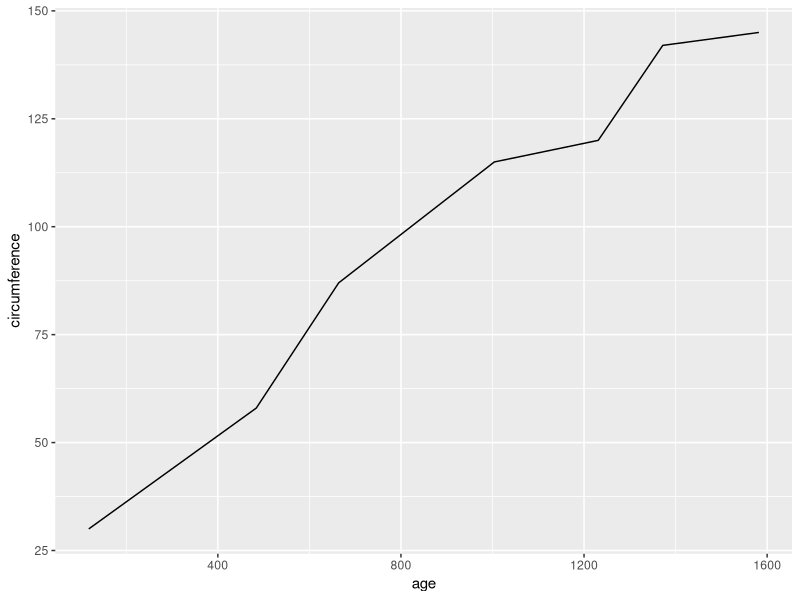
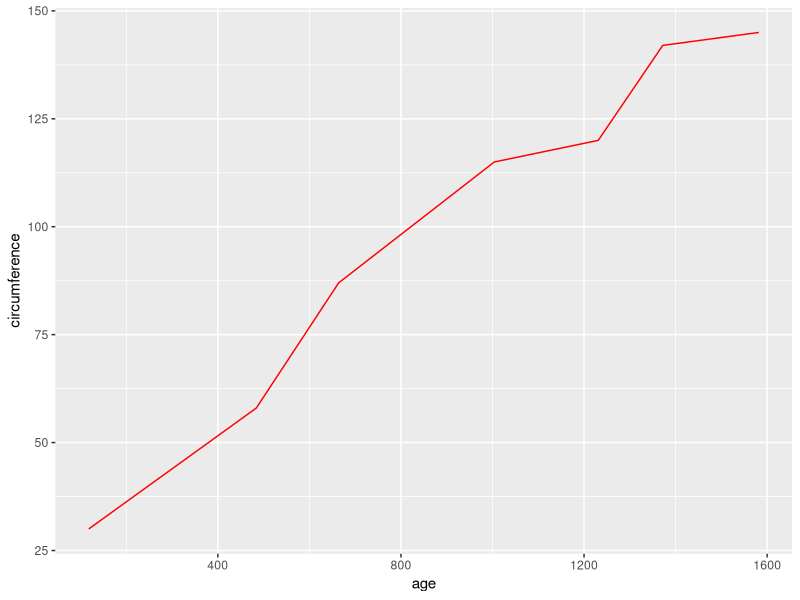
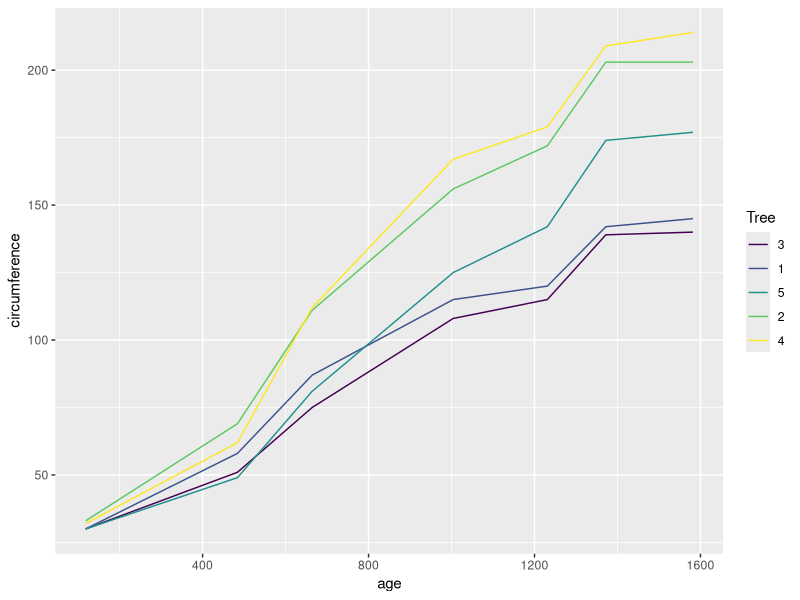
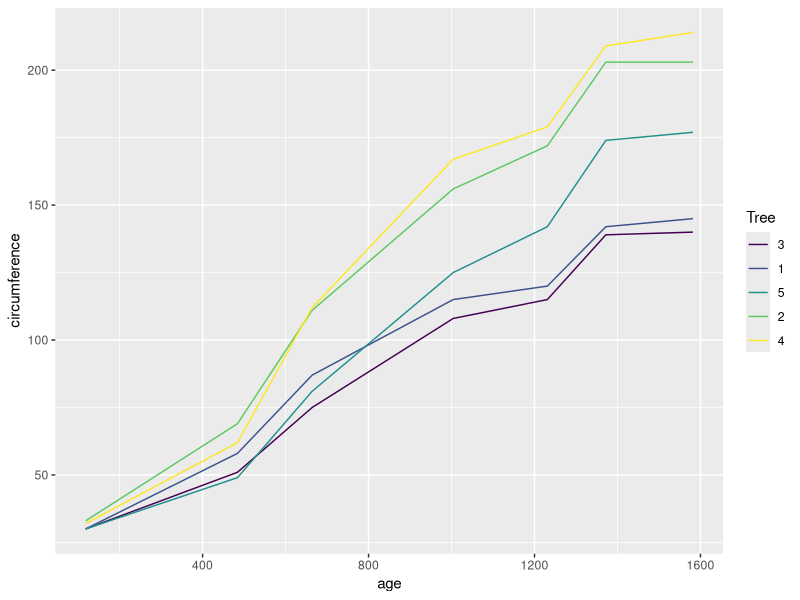
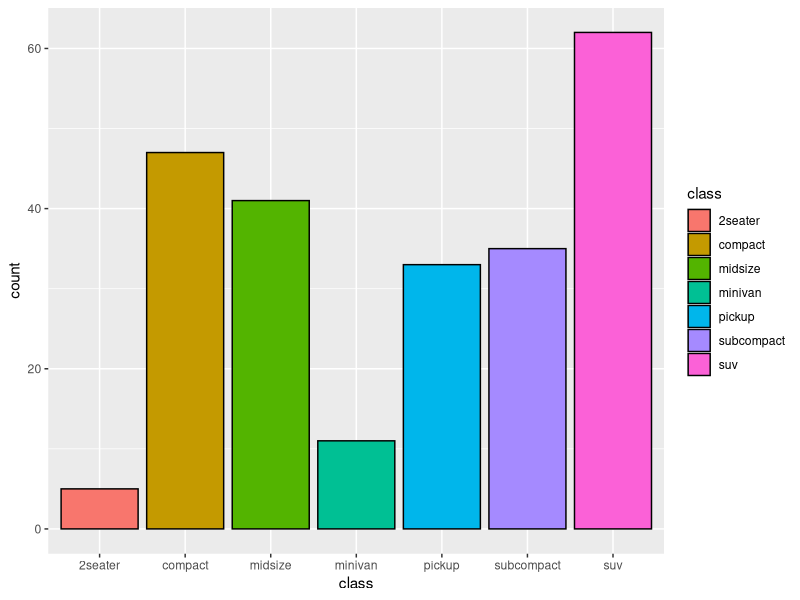
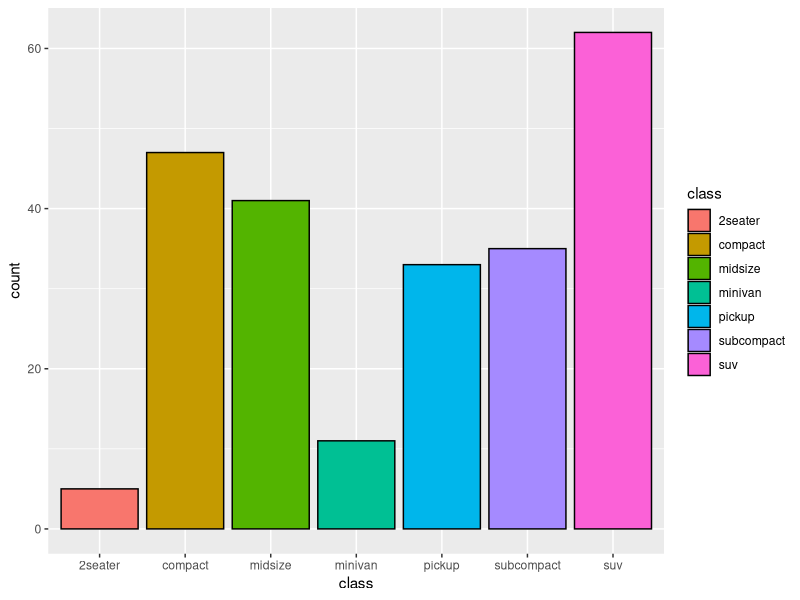
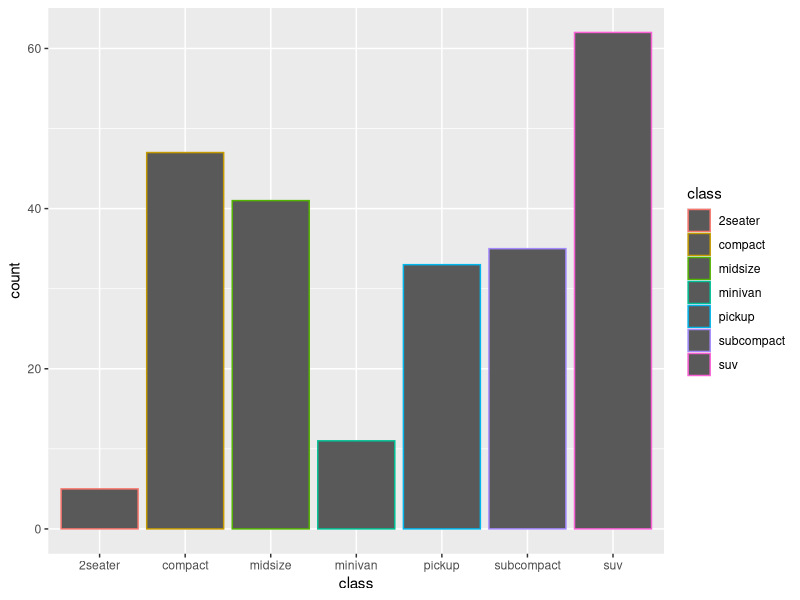
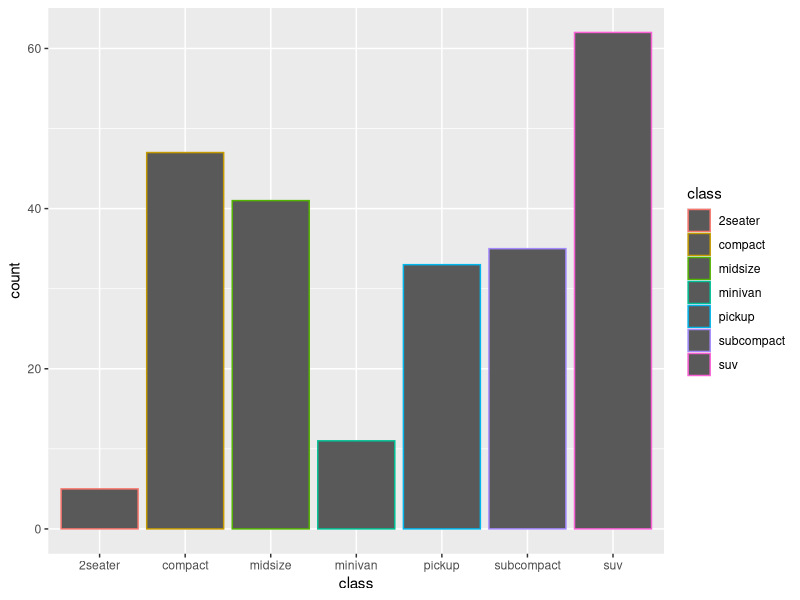

R code for these plots, in order:
# 데이터시각화를위한패키지-ggplot2 ####
install.packages("ggplot2")
library(ggplot2)
library(dplyr)
# 패키지설치확인
if(!require(ggplot2)) install.packages("ggplot2")


# 선 그래프 ####
if(!require(dplyr)) install.packages("dplyr"); library(dplyr)
if(!require(ggplot2)) install.packages("ggplot2"); library(ggplot2)
str(Orange)
# ggplot(aes(x=c(1:5), y=(1:5)))+geom_point(color = 'red') 이런건 안됨. dataframe에서 나와야함
Orange %>% filter(Tree==1) %>% ggplot(aes(age, circumference))+geom_line()
Orange %>% filter(Tree==1) %>% ggplot(aes(age, circumference))+geom_line(colour = 'red')
ggplot(Orange, aes(age, circumference, colour = Tree)) + geom_line()
ggplot(Orange, aes(age, circumference)) + geom_line(aes(color = Tree))


# 막대 그래프 ####
mpg <-as.data.frame(ggplot2::mpg)
#::를 이용하면 특정패키지에 들어있는 함수나 데이터 지정가능

# y축을 해당변수의 값 그대로 사용하여 그래프를 출력함
class_counts <- as.data.frame(table(mpg$class))
colnames(class_counts) <- c("class", "count")
ggplot(data=class_counts, aes(x=class, y=count, fill=class)) +geom_bar(stat="identity", color="black")
ggplot(data=class_counts, aes(x=class, y=count, fill=class)) +geom_bar(stat="identity", colour="black")

# 막대그래프의 class변수 수에 따라 막대 테두리색이 여러개로 지정
ggplot(data=mpg, aes(x=class, color=class)) + geom_bar() 
ggplot(data=mpg) + geom_bar(aes(x=class, color=class))


# 히스토그램 ####
if(!require(MASS)) install.packages("MASS"); library(MASS)

data("Cars93")  
ggplot( Cars93, aes(x=Passengers)) +  geom_histogram(fill="#F8766D")   
#ggsave("histogram_col.jpg", dpi = 300) 

# 박스그래프 ####
p <- ggplot(ToothGrowth, aes(x=dose, y=len)) + geom_boxplot()
p
#  notch = True 인자를 통해서, box plot 모양 변경
ggplot(ToothGrowth, aes(x=dose, y=len)) + geom_boxplot(notch=TRUE)
# ggplot2 패키지 로드
library(ggplot2)

# iris 데이터셋을 사용하여 박스 그래프 그리기
ggplot(data = iris, aes(x = Species, y = Sepal.Length)) +
  geom_boxplot() +
  labs(title = "Boxplot of Sepal Length by Species",
       x = "Species",
       y = "Sepal Length") +
  theme_minimal()


ggplot(data=iris, aes(x=Species, y=Sepal.Length))+theme_light()+geom_boxplot(aes(fill=Species), outlier.shape=21)


# Orange ####
ggplot(Orange, aes(x=age, y=circumference, fill=Tree))+geom_bar(stat='identity')
ggplot(Orange, aes(x=age, y=circumference))+geom_line(size=1, aes(color=Tree))
ggplot(Orange, aes(x=age, y=circumference, color=Tree))+geom_point()
ggplot(Orange, aes(x=age, y=circumference, color=Tree))+geom_line(size=4)


# Cars93 ####
if(!require(dplyr)) install.packages("dplyr"); library(dplyr)
if(!require(ggplot2)) install.packages('ggplot2'); library(ggplot2)
if(!require(MASS)) install.packages("MASS"); library(MASS)
data('Cars93')

#내부에색상을지정한히스토그램을그리며, x축에탑승자수, 탑승자수에따른분포를출력함
ggplot( Cars93, aes(x=Passengers)) +  
geom_histogram(fill="#F8766D")   
                                        #ggsave("histogram_col.jpg", dpi = 300)
